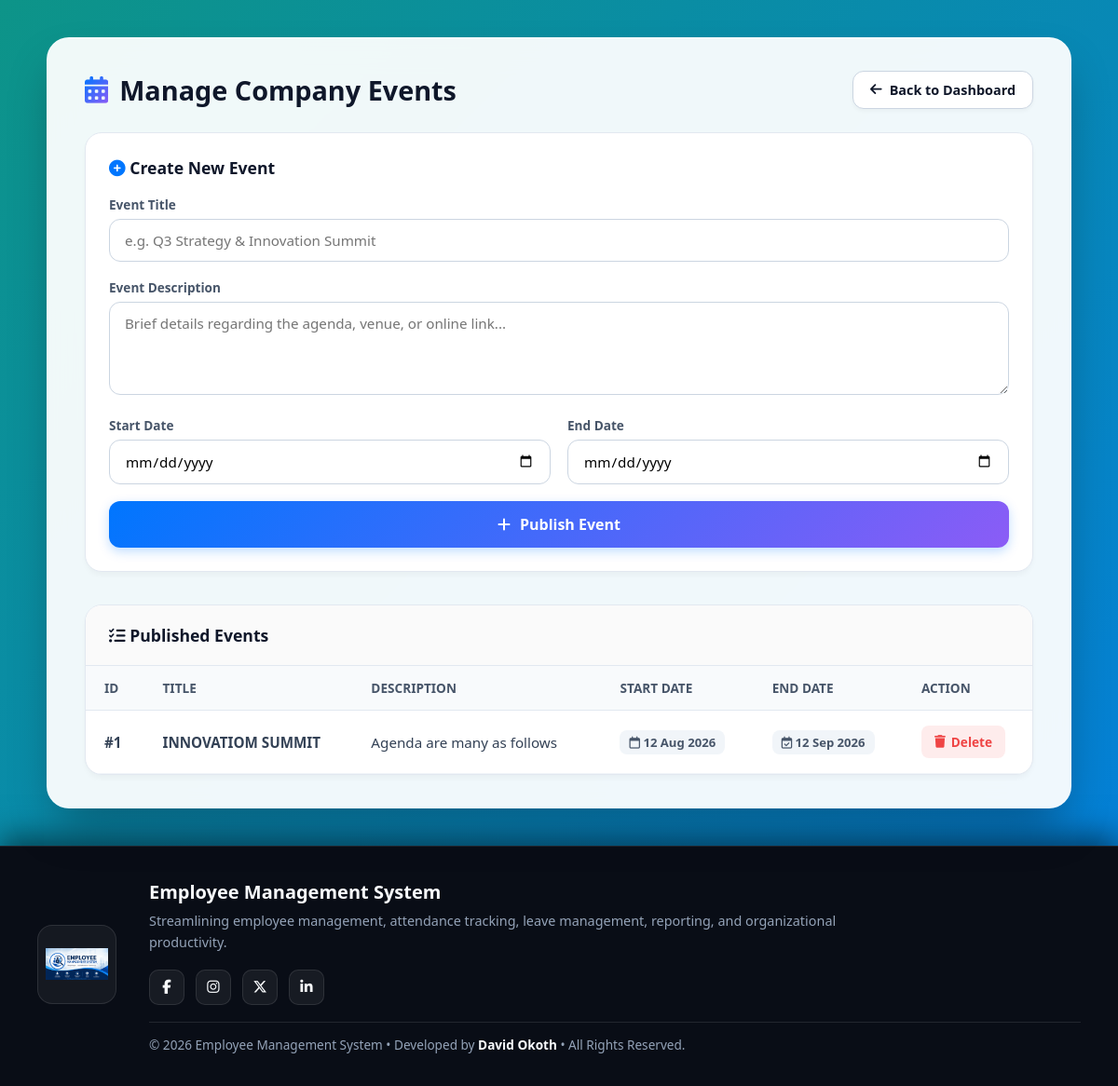
The page /manage_events.php (signed in) on the database its author committed.
### tables this page shows
CREATE TABLE `events` (
  `id` int(11) NOT NULL,
  `title` varchar(255) NOT NULL,
  `description` text NOT NULL,
  `start_date` date NOT NULL,
  `end_date` date NOT NULL,
  `created_at` timestamp NOT NULL DEFAULT current_timestamp()
);

### manage_events.php (the view, shortened to what this page needs)
<?php
include("connect.php");
$employees = mysqli_query(
$conn,
"SELECT id FROM employees
 WHERE role='employee'"
);
while($emp = mysqli_fetch_assoc($employees)){
    mysqli_query(
    $conn,
    "INSERT INTO notifications
    (employee_id,message)
    VALUES
    (
    '".$emp['id']."',
    'New company event:
    ".$title."'
    )"
    );
}
$result = mysqli_query($conn, "SELECT * FROM events ORDER BY start_date DESC");
?>
<!DOCTYPE html>
<html lang="en">
<head>
    <link rel="stylesheet" href="https://cdnjs.cloudflare.com/ajax/libs/font-awesome/6.5.1/css/all.min.css">
</head>
<body>
<div class="main-wrapper">
    <div class="container">
        <div class="header-bar">
            <h1>
                <i class="fa-solid fa-calendar-days"></i>
                Manage Company Events
            </h1>
            <a href="super_admin_dashboard.php" class="back-btn">
                <i class="fa-solid fa-arrow-left"></i>
                Back to Dashboard
            </a>
        </div>
        <div class="form-card">
            <div class="form-title">
                <i class="fa-solid fa-plus-circle" style="color: var(--primary);"></i> Create New Event
            </div>
            <form method="POST" class="event-form">
                <div class="form-group-full">
                    <label>Event Title</label>
                    <input type="text" name="title" placeholder="e.g. Q3 Strategy & Innovation Summit" required>
                </div>
                <div class="form-group-full">
                    <label>Event Description</label>
                    <textarea name="description" placeholder="Brief details regarding the agenda, venue, or online link..." required></textarea>
                </div>
                <div>
                    <label>Start Date</label>
                    <input type="date" name="start_date" required>
                </div>
                <div>
                    <label>End Date</label>
                    <input type="date" name="end_date" required>
                </div>
                <button type="submit" name="add_event" class="btn-submit">
                    <i class="fa-solid fa-plus"></i>
                    Publish Event
                </button>
            </form>
        </div>
        <div class="table-card">
            <h2>
                <i class="fa-solid fa-list-check"></i> Published Events
            </h2>
            <div class="table-responsive">
                <table>
                    <thead>
                        <tr>
                            <th>ID</th>
                            <th>Title</th>
                            <th>Description</th>
                            <th>Start Date</th>
                            <th>End Date</th>
                            <th>Action</th>
                        </tr>
                    </thead>
                    <tbody>
                        <?php
                        if(mysqli_num_rows($result) > 0){
                            while($row = mysqli_fetch_assoc($result)){
                        ?>
                        <tr>
                            <td><strong>#<?php echo $row['id']; ?></strong></td>
                            <td><strong><?php echo htmlspecialchars($row['title']); ?></strong></td>
                            <td style="white-space: normal; min-width: 250px; max-width: 320px;"><?php echo nl2br(htmlspecialchars($row['description'])); ?></td>
                            <td>
                                <span class="date-badge">
                                    <i class="fa-regular fa-calendar"></i> <?php echo date('d M Y', strtotime($row['start_date'])); ?>
                                </span>
                            </td>
                            <td>
                                <span class="date-badge">
                                    <i class="fa-regular fa-calendar-check"></i> <?php echo date('d M Y', strtotime($row['end_date'])); ?>
                                </span>
                            </td>
                            <td>
                                <a href="manage_events.php?delete=<?php echo $row['id']; ?>" class="delete-btn" onclick="return confirm('Are you sure you want to delete this event?')">
                                    <i class="fa-solid fa-trash"></i> Delete
                                </a>
                            </td>
                        </tr>
                        <?php
                            }
                        } ?>
                    </tbody>
                </table>
            </div>
        </div>
    </div>
</div>
<footer class="system-footer">
    <div class="footer-logo">
        <img src="image.png" alt="EMS Logo">
    </div>
    <div class="footer-content">
        <h3>Employee Management System</h3>
        <p class="footer-desc">
            Streamlining employee management, attendance tracking,
            leave management, reporting, and organizational productivity.
        </p>
        <div class="social-links">
            <a href="https://facebook.com" target="_blank" aria-label="Facebook">
                <i class="fab fa-facebook-f"></i>
            </a>
            <a href="https://instagram.com" target="_blank" aria-label="Instagram">
                <i class="fab fa-instagram"></i>
            </a>
            <a href="https://x.com" target="_blank" aria-label="X (Twitter)">
                <i class="fab fa-x-twitter"></i>
            </a>
            <a href="https://linkedin.com" target="_blank" aria-label="LinkedIn">
                <i class="fab fa-linkedin-in"></i>
            </a>
        </div>
        <p class="copyright">
            © <?php echo date('Y'); ?> Employee Management System &bull;
            Developed by <strong>David Okoth</strong> &bull;
            All Rights Reserved.
        </p>
    </div>
</footer>
</body>
</html>

### rows shown on the page
events: id "1", title "INNOVATIOM SUMMIT", description "Agenda are many as follows", start_date "12 Aug 2026", end_date "12 Sep 2026"
